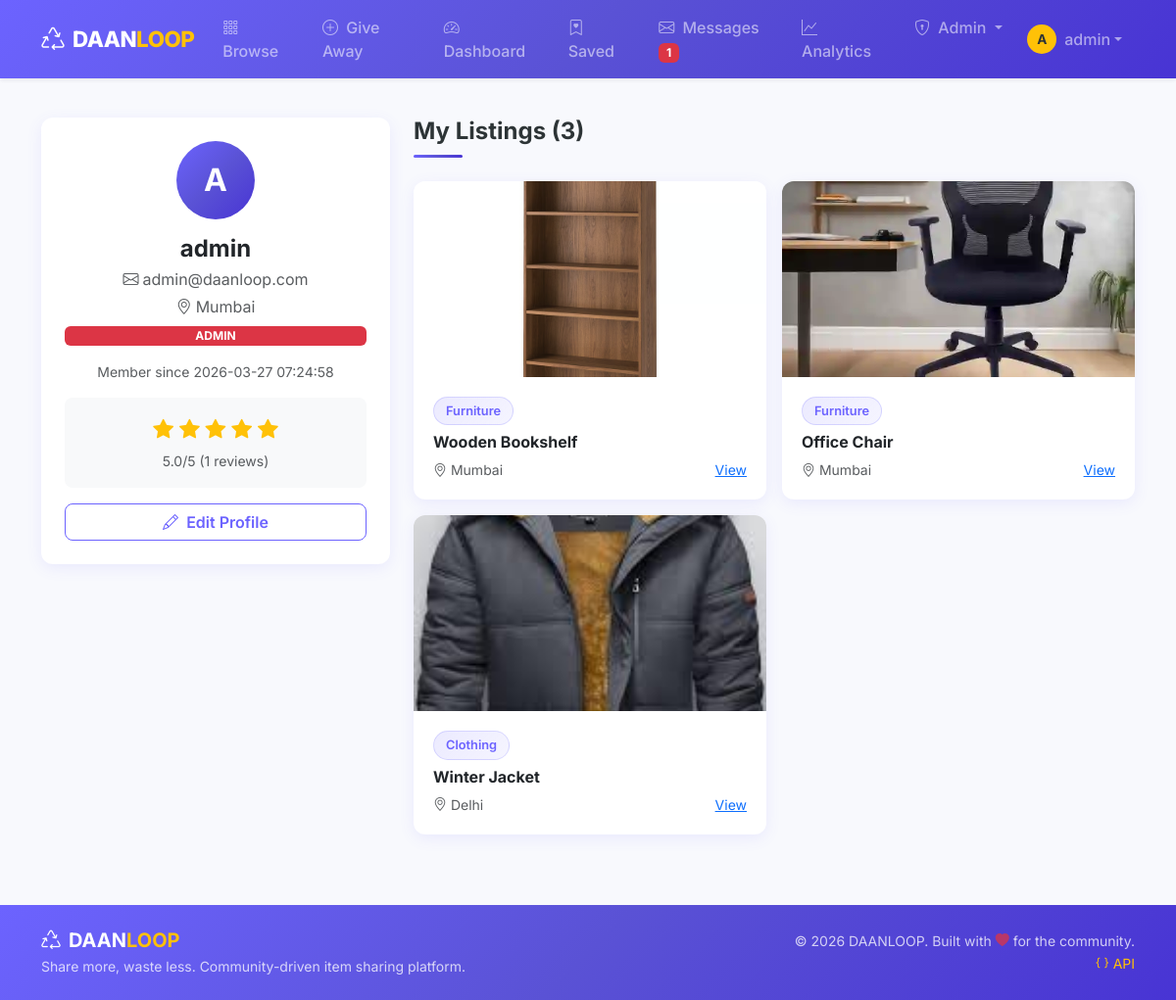
Screenshot of /profile (signed in) with the database file from the repository.
### tables this page shows
CREATE TABLE users (
            id INTEGER PRIMARY KEY AUTOINCREMENT,
            username TEXT UNIQUE NOT NULL,
            email TEXT UNIQUE NOT NULL,
            password_hash TEXT NOT NULL,
            role TEXT DEFAULT 'user' CHECK(role IN ('user', 'admin')),
            city TEXT DEFAULT '',
            avatar TEXT DEFAULT '',
            created_at TIMESTAMP DEFAULT CURRENT_TIMESTAMP
        );

CREATE TABLE listings (
            id INTEGER PRIMARY KEY AUTOINCREMENT,
            title TEXT NOT NULL,
            description TEXT NOT NULL,
            category TEXT NOT NULL,
            city TEXT NOT NULL,
            location TEXT DEFAULT '',
            condition TEXT DEFAULT 'Good',
            contact_number TEXT DEFAULT '',
            image_path TEXT DEFAULT '',
            owner_id INTEGER NOT NULL,
            status TEXT DEFAULT 'active' CHECK(status IN ('active','soft_deleted','claimed')),
            created_at TIMESTAMP DEFAULT CURRENT_TIMESTAMP,
            FOREIGN KEY (owner_id) REFERENCES users(id)
        );

### sprint1/auth.py (the view)
@auth_bp.route('/profile')
@login_required
def profile():
    user = get_user_by_id(session['user_id'])
    from models.listing_model import get_listings
    my_listings, total, _ = get_listings(owner_id=session['user_id'], per_page=100, status='active')
    return render_template('sprint1/profile.html', user=user, listings=my_listings, total=total)

### database.py (called while the page is built)
def get_db():
    db = sqlite3.connect(Config.DATABASE)
    db.row_factory = sqlite3.Row
    db.execute("PRAGMA foreign_keys = ON")
    return db

### models/bookmark_model.py (called while the page is built)
def get_user_bookmarks(user_id):
    db = get_db()
    rows = db.execute('''
        SELECT l.*, u.username as owner_name, b.created_at as bookmarked_at
        FROM bookmarks b
        JOIN listings l ON b.listing_id = l.id
        JOIN users u ON l.owner_id = u.id
        WHERE b.user_id = ? AND l.status = 'active'
        ORDER BY b.created_at DESC
    ''', (user_id,)).fetchall()
    close_db(db)
    return rows

### models/message_model.py (called while the page is built)
def count_unread(user_id):
    db = get_db()
    result = db.execute(
        "SELECT COUNT(*) as cnt FROM messages WHERE receiver_id = ? AND is_read = 0",
        (user_id,)
    ).fetchone()
    close_db(db)
    return result['cnt']

### models/rating_model.py (called while the page is built)
def get_average_rating(user_id):
    db = get_db()
    result = db.execute(
        'SELECT AVG(rating) as avg_rating, COUNT(*) as cnt FROM ratings WHERE rated_user_id = ?',
        (user_id,)
    ).fetchone()
    close_db(db)
    avg = result['avg_rating']
    return round(avg, 1) if avg else 0, result['cnt']

### models/user_model.py (called while the page is built)
def get_user_by_id(user_id):
    db = get_db()
    user = db.execute('SELECT * FROM users WHERE id = ?', (user_id,)).fetchone()
    close_db(db)
    return user

### utils/security.py (called while the page is built)
def login_required(f):
    @wraps(f)
    def decorated_function(*args, **kwargs):
        if 'user_id' not in session:
            flash('Please login to access this page.', 'warning')
            return redirect(url_for('sprint1_auth.login'))
        return f(*args, **kwargs)
    return decorated_function

### templates/sprint1/profile.html (shortened to what this page needs)
{% extends "base.html" %}
{% block content %}
<div class="row g-4">
    <div class="col-lg-4">
        <div class="card text-center p-4">
            <div class="mx-auto mb-3" style="width: 80px; height: 80px; border-radius: 50%; background: var(--gradient-primary); display: flex; align-items: center; justify-content: center; color: white; font-size: 2rem; font-weight: 700;">
                {{ user.username[0]|upper }}
            </div>
            <h4 class="fw-bold mb-1">{{ user.username }}</h4>
            <p class="text-muted mb-1"><i class="bi bi-envelope me-1"></i>{{ user.email }}</p>
            <p class="text-muted mb-2"><i class="bi bi-geo-alt me-1"></i>{{ user.city or 'No city set' }}</p>
            <span class="badge {% if user.role == 'admin' %}bg-danger{% else %}bg-primary{% endif %} mb-3">
                {{ user.role|upper }}
            </span>
            <p class="small text-muted">Member since {{ user.created_at }}</p>
            {% if config.SPRINT2 %}
            <div class="bg-light rounded-3 p-3 mb-3">
                <div class="star-rating mb-1">
                    {% for i in range(1, 6) %}
                        <i class="bi {% if i <= avg_rating|default(0) %}bi-star-fill{% else %}bi-star{% endif %}"></i>
                    {% endfor %}
                </div>
                <small class="text-muted">{{ avg_rating|default(0) }}/5 ({{ rating_count|default(0) }} reviews)</small>
            </div>
            {% endif %}
            <a href="{{ url_for('sprint1_auth.edit_profile') }}" class="btn btn-outline-primary w-100">
                <i class="bi bi-pencil me-1"></i> Edit Profile
            </a>
        </div>
    </div>
    <div class="col-lg-8">
        <h4 class="section-title mb-4">My Listings ({{ total }})</h4>
        <div class="row g-3">
            {% for listing in listings %}
            <div class="col-md-6">
                <div class="card listing-card h-100">
                    {% if listing.image_path %}
                    <img src="{{ url_for('static', filename=listing.image_path) }}" class="card-img-top" alt="{{ listing.title }}">
                    {% else %}
                    <div class="img-placeholder" style="height: 140px;">
                        <i class="bi bi-image"></i>
                    </div>
                    {% endif %}
                    <div class="card-body">
                        <span class="category-badge small mb-2 d-inline-block">{{ listing.category }}</span>
                        <h6 class="fw-bold">{{ listing.title }}</h6>
                        <div class="d-flex justify-content-between">
                            <small class="text-muted">
                                <i class="bi bi-geo-alt"></i> {{ listing.city }}
                            </small>
                            <a href="{{ url_for('sprint1_listings.view_listing', listing_id=listing.id) }}" class="small">View</a>
                        </div>
                    </div>
                </div>
            </div>
            {% endfor %}
        </div>
    </div>
</div>
{% endblock %}

### static/css/style.css (style rules this page uses)
:root { --primary: #6C63FF; --primary-dark: #5A52D5; --secondary: #FF6B6B; --accent: #FFC107; --success: #2ECC71; --dark: #2D3436; --light-bg: #F8F9FD; --card-shadow: 0 4px 15px rgba(108, 99, 255, 0.1); --card-hover-shadow: 0 8px 25px rgba(108, 99, 255, 0.2); --gradient-primary: linear-gradient(135deg, #6C63FF 0%, #5A52D5 50%, #4834D4 100%); --gradient-hero: linear-gradient(135deg, #6C63FF 0%, #A855F7 50%, #EC4899 100%); --gradient-warm: linear-gradient(135deg, #FF6B6B 0%, #FF8E53 100%); --gradient-cool: linear-gradient(135deg, #667EEA 0%, #764BA2 100%); --border-radius: 12px; }
body { font-family: 'Inter', -apple-system, BlinkMacSystemFont, sans-serif; background-color: var(--light-bg); color: var(--dark); min-height: 100vh; display: flex; flex-direction: column; }
.card { border: none; border-radius: var(--border-radius); box-shadow: var(--card-shadow); transition: all 0.3s ease; overflow: hidden; }
.card-img-top { height: 200px; object-fit: cover; }
.listing-card .card-body { padding: 1.25rem; }
.btn-outline-primary { color: var(--primary); border-color: var(--primary); font-weight: 600; border-radius: 8px; }
.star-rating { color: #ddd; font-size: 1.3rem; }
.star-rating .bi-star-fill { color: var(--accent); }
.category-badge { background: linear-gradient(135deg, #6C63FF22, #6C63FF11); color: var(--primary); border: 1px solid #6C63FF33; border-radius: 20px; padding: 0.25rem 0.75rem; font-size: 0.8rem; font-weight: 600; }
.section-title { font-weight: 700; position: relative; padding-bottom: 0.75rem; }
.section-title::after { content: ''; position: absolute; bottom: 0; left: 0; width: 50px; height: 3px; background: var(--gradient-primary); border-radius: 2px; }
.listing-card { animation: fadeInUp 0.4s ease-out; }

### rows the page displays
users: username "A", username "admin", email "admin@daanloop.com", city "Mumbai", role "ADMIN", created_at "2026-03-27 07:24:58"
listings: image_path (picture), category "Furniture", title "Wooden Bookshelf", city "Mumbai"
listings: image_path (picture), category "Furniture", title "Office Chair", city "Mumbai"
listings: image_path (picture), category "Clothing", title "Winter Jacket", city "Delhi"

### other values shown
{{ unread_count }} "1"
{{ session.username[0]|upper }} "A"
{{ session.username }} "admin"
{{ avg_rating|default(0) }} "5.0"
{{ rating_count|default(0) }} "1"
{{ total }} "3"
